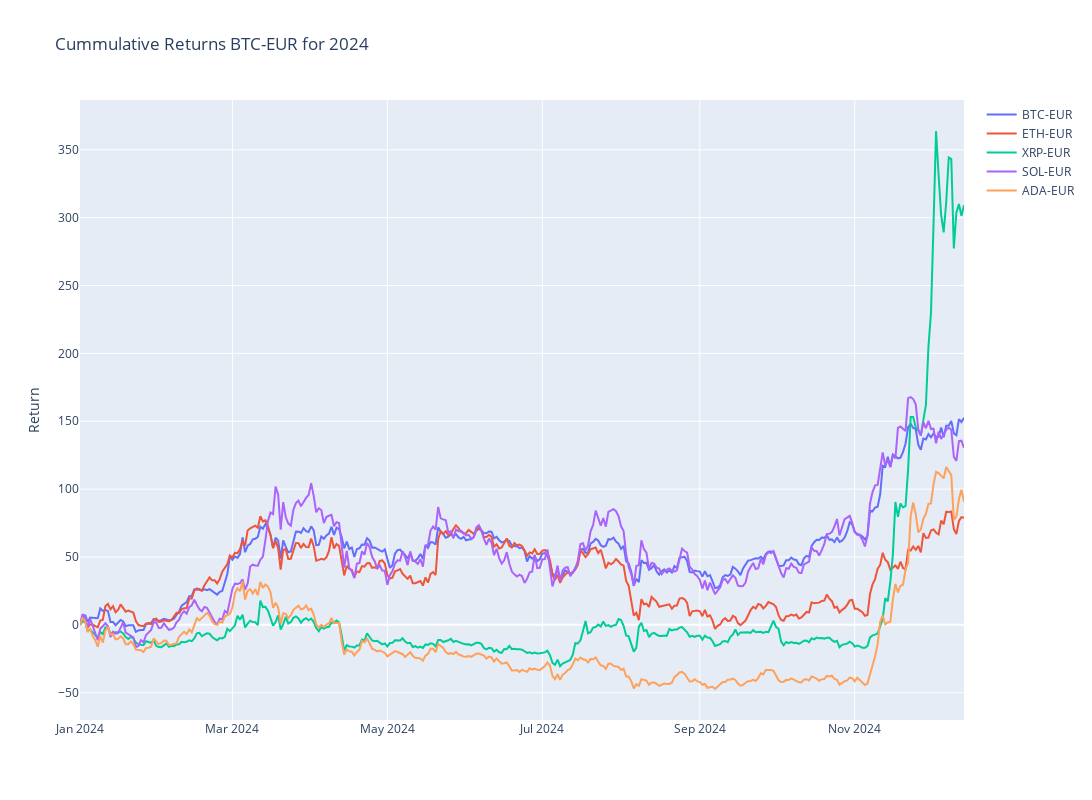

This figure's notebook cell:
### Code cell
# Plotly
fig = make_subplots()

# Graph (1,1)
# Loop all stock files and get cummulative return for year
for stock in tqdm(index_list):
    f = os.path.join("../input", stock)
    df = pd.read_csv(f+".csv",index_col="Date",parse_dates=True)
    df['Cummulative_Return'] = cumulative_return(df["Adj Close"].loc[year])
    fig.add_trace(go.Scatter(x=df['Cummulative_Return'].loc[year].index,y=df['Cummulative_Return'].loc[year],mode="lines",name=stock.split('.')[0]),row=1,col=1)

# Update xaxis properties
fig.update_yaxes(title_text="Return", row=1, col=1)

fig.update_layout(height=800, width=1300,showlegend=True,title=f"Cummulative Returns {ticker} for {year}")

fig.show()

### Figure 1 — Plotly figure (JSON) as saved in the notebook; plotly's stock layout.template omitted (floating-point values rounded to 4 significant figures; data arrays with more than 128 entries replaced by an {"elided": "..."} marker saying what was removed)
{"data": [{"mode": "lines", "name": "BTC-EUR", "type": "scatter", "x": {"elided": "349 str values"}, "xaxis": "x", "y": {"elided": "349 float values"}, "yaxis": "y"}, {"mode": "lines", "name": "ETH-EUR", "type": "scatter", "x": {"elided": "349 str values"}, "xaxis": "x", "y": {"elided": "349 float values"}, "yaxis": "y"}, {"mode": "lines", "name": "XRP-EUR", "type": "scatter", "x": {"elided": "349 str values"}, "xaxis": "x", "y": {"elided": "349 float values"}, "yaxis": "y"}, {"mode": "lines", "name": "SOL-EUR", "type": "scatter", "x": {"elided": "349 str values"}, "xaxis": "x", "y": {"elided": "349 float values"}, "yaxis": "y"}, {"mode": "lines", "name": "ADA-EUR", "type": "scatter", "x": {"elided": "349 str values"}, "xaxis": "x", "y": {"elided": "349 float values"}, "yaxis": "y"}], "layout": {"height": 800, "showlegend": true, "title": {"text": "Cummulative Returns BTC-EUR for 2024"}, "width": 1300, "xaxis": {"anchor": "y", "domain": [0, 1]}, "yaxis": {"anchor": "x", "domain": [0, 1], "title": {"text": "Return"}}}}
